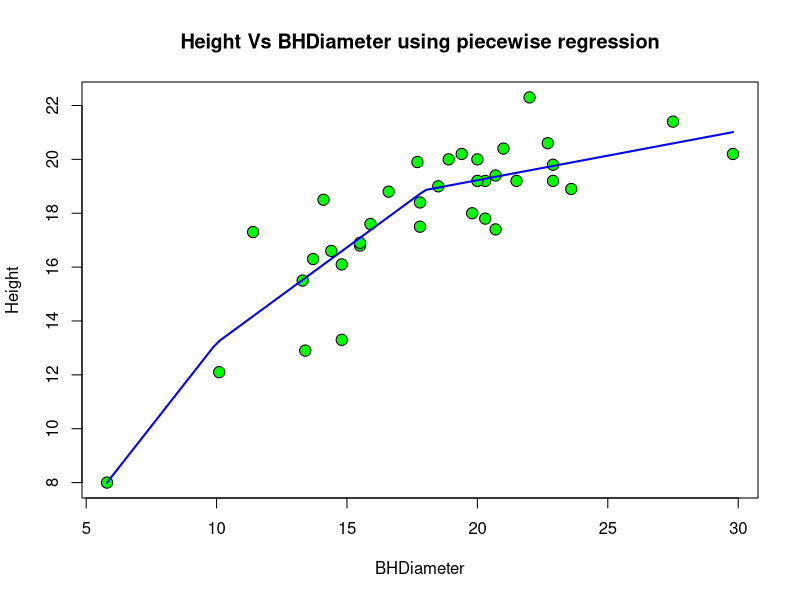

This chart was generated by the following R code:
## ---- chunk 1
knitr::opts_chunk$set(echo = TRUE)
## ---- chunk 2
spruce.df = read.csv("SPRUCE.csv")
head(spruce.df)
myf2 = function(x,xk,xk2,coef){
  coef[1]+coef[2]*(x) + coef[3]*(x-xk)*(x-xk>0)+ coef[4]*(x-xk2)*(x-xk2>0)
}

coeff = function(xk,xk2){ # data=spruce.df
  df=within(spruce.df, 
            {
            X<-(BHDiameter-xk)*(BHDiameter>xk) 
            X2<-(BHDiameter-xk2)*(BHDiameter>xk2)
            }
            ) 
  lmp=lm(Height ~ BHDiameter + X + X2, data=df)
  coef(lmp)
}


with(spruce.df,plot(BHDiameter, Height,
                    pch = 21, 
                    cex=1.5,
                    bg="green",
                    main="Height Vs BHDiameter using piecewise regression"
                    ))

cf = coeff(10,18)
curve(myf2(x,10,18,cf), add=TRUE, lwd=2,col="Blue")


